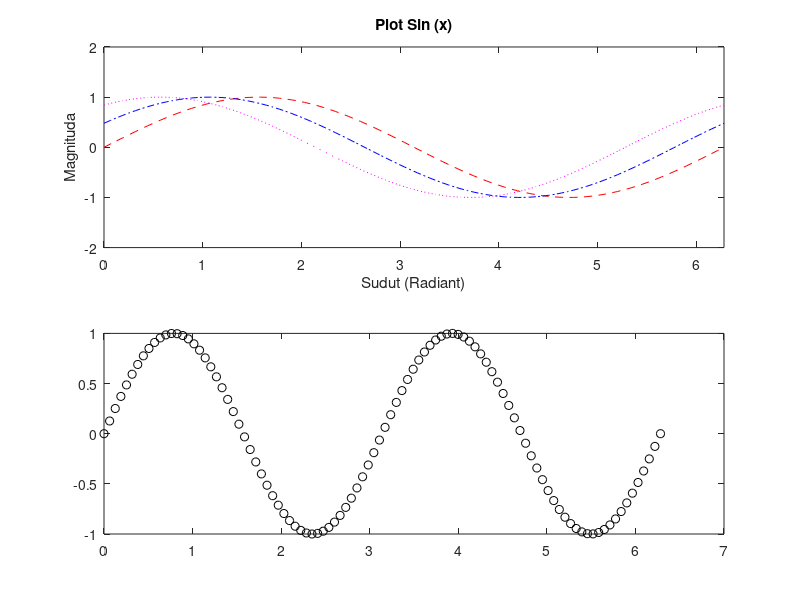

This figure's MATLAB source:
clear
clc

x = linspace(0,2*pi,100);
y1 = sin(x);
y2 = sin(x + 0.5);
y3 = sin(x + 1); % Geser ke kanan 1
y4 = sin(2*x);
y5 = cos(2*x);
y6 = cos(2*x + 1);

% Plot
figure(1)
subplot(2,1,1)
plot(x,y1,'r--',x,y2,'b-.',x,y3,'m:')

% Axis
axis([0 2*pi -2 2]);

% Membuat Nama
title('Plot Sin (x)'); % Judul
xlabel('Sudut (Radiant)'); % Sumbu X
ylabel('Magnituda'); % Sumbu y

% Menambahkan 1 Plot Grafik lagi ke dalam Figure yang sama
subplot(2,1,2)
plot(x,y4,'ko')
%plot(x,y5,'g--')
%plot(x,y6,'Color', [0 1 0.5]) % Kode Warna ini berasal dari mana??

% Catatan : 
% Figure fungsinya membuat 2 buah grafik di dalam 1 Program yang sama
% r = red, g = green, b = blue -- Kode warna
% belajar tipe-tipe garis o-, -. , : , -- , ++ , dll.
% Beberapa contoh Kode Warna lain [1 0 1], [1 1 0], [1 0.5 0.5], [0,5 0,5 0,5], [0 0 0], dll
% Catatan jika semua plot (2,1,2) di aktifkan maka yang terbaca adalah Plot yang terakhir
